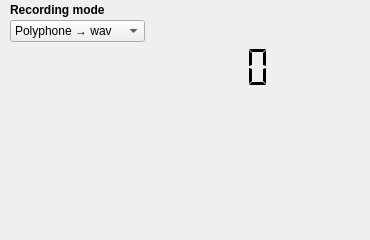
<?xml version="1.0" encoding="UTF-8"?>
<ui version="4.0">
 <class>DialogRecorder</class>
 <widget class="QDialog" name="DialogRecorder">
  <property name="geometry">
   <rect>
    <x>0</x>
    <y>0</y>
    <width>370</width>
    <height>240</height>
   </rect>
  </property>
  <property name="windowTitle">
   <string>Recorder</string>
  </property>
  <property name="windowIcon">
   <iconset resource="../resources.qrc">
    <normaloff>:/misc/polyphone.png</normaloff>:/misc/polyphone.png</iconset>
  </property>
  <layout class="QVBoxLayout" name="verticalLayout">
   <property name="spacing">
    <number>0</number>
   </property>
   <property name="leftMargin">
    <number>0</number>
   </property>
   <property name="topMargin">
    <number>0</number>
   </property>
   <property name="rightMargin">
    <number>0</number>
   </property>
   <property name="bottomMargin">
    <number>0</number>
   </property>
   <item>
    <widget class="QFrame" name="frameTop">
     <property name="minimumSize">
      <size>
       <width>0</width>
       <height>42</height>
      </size>
     </property>
     <property name="maximumSize">
      <size>
       <width>16777215</width>
       <height>42</height>
      </size>
     </property>
     <layout class="QHBoxLayout" name="layoutTop">
      <property name="spacing">
       <number>4</number>
      </property>
      <property name="leftMargin">
       <number>10</number>
      </property>
      <property name="topMargin">
       <number>0</number>
      </property>
      <property name="rightMargin">
       <number>4</number>
      </property>
      <property name="bottomMargin">
       <number>0</number>
      </property>
      <item>
       <layout class="QGridLayout" name="layoutInfo">
        <property name="horizontalSpacing">
         <number>20</number>
        </property>
        <property name="verticalSpacing">
         <number>0</number>
        </property>
        <item row="0" column="0">
         <widget class="QLabel" name="labelTitleMode">
          <property name="font">
           <font>
            <bold>true</bold>
           </font>
          </property>
          <property name="text">
           <string>Recording mode</string>
          </property>
         </widget>
        </item>
        <item row="1" column="0">
         <widget class="QComboBox" name="comboMode">
          <property name="focusPolicy">
           <enum>Qt::FocusPolicy::NoFocus</enum>
          </property>
          <item>
           <property name="text">
            <string>Polyphone → wav</string>
           </property>
          </item>
          <item>
           <property name="text">
            <string>Microphone → wav</string>
           </property>
          </item>
          <item>
           <property name="text">
            <string>MIDI signals</string>
           </property>
          </item>
         </widget>
        </item>
       </layout>
      </item>
      <item>
       <widget class="QLabel" name="labelStatus">
        <property name="sizePolicy">
         <sizepolicy hsizetype="Expanding" vsizetype="Preferred">
          <horstretch>0</horstretch>
          <verstretch>0</verstretch>
         </sizepolicy>
        </property>
        <property name="alignment">
         <set>Qt::AlignmentFlag::AlignRight|Qt::AlignmentFlag::AlignTrailing|Qt::AlignmentFlag::AlignVCenter</set>
        </property>
        <property name="wordWrap">
         <bool>true</bool>
        </property>
       </widget>
      </item>
      <item>
       <widget class="QToolButton" name="toolButtonSettings">
        <property name="minimumSize">
         <size>
          <width>38</width>
          <height>36</height>
         </size>
        </property>
        <property name="maximumSize">
         <size>
          <width>38</width>
          <height>36</height>
         </size>
        </property>
        <property name="cursor">
         <cursorShape>PointingHandCursor</cursorShape>
        </property>
        <property name="focusPolicy">
         <enum>Qt::FocusPolicy::NoFocus</enum>
        </property>
        <property name="toolTip">
         <string>Recording settings</string>
        </property>
        <property name="iconSize">
         <size>
          <width>24</width>
          <height>24</height>
         </size>
        </property>
        <property name="popupMode">
         <enum>QToolButton::ToolButtonPopupMode::InstantPopup</enum>
        </property>
        <property name="autoRaise">
         <bool>true</bool>
        </property>
       </widget>
      </item>
     </layout>
    </widget>
   </item>
   <item>
    <layout class="QVBoxLayout" name="layoutContent">
     <property name="spacing">
      <number>3</number>
     </property>
     <property name="leftMargin">
      <number>6</number>
     </property>
     <property name="topMargin">
      <number>3</number>
     </property>
     <property name="rightMargin">
      <number>6</number>
     </property>
     <property name="bottomMargin">
      <number>6</number>
     </property>
     <item>
      <layout class="QHBoxLayout" name="horizontalLayout">
       <property name="spacing">
        <number>6</number>
       </property>
       <property name="leftMargin">
        <number>0</number>
       </property>
       <property name="topMargin">
        <number>0</number>
       </property>
       <property name="rightMargin">
        <number>0</number>
       </property>
       <property name="bottomMargin">
        <number>0</number>
       </property>
       <item>
        <widget class="QPushButton" name="pushRecord">
         <property name="sizePolicy">
          <sizepolicy hsizetype="Preferred" vsizetype="Preferred">
           <horstretch>0</horstretch>
           <verstretch>0</verstretch>
          </sizepolicy>
         </property>
         <property name="minimumSize">
          <size>
           <width>40</width>
           <height>40</height>
          </size>
         </property>
         <property name="maximumSize">
          <size>
           <width>40</width>
           <height>16777215</height>
          </size>
         </property>
         <property name="focusPolicy">
          <enum>Qt::FocusPolicy::NoFocus</enum>
         </property>
         <property name="text">
          <string/>
         </property>
         <property name="icon">
          <iconset>
           <normaloff>:/icons/record</normaloff>:/icons/record</iconset>
         </property>
         <property name="iconSize">
          <size>
           <width>32</width>
           <height>32</height>
          </size>
         </property>
         <property name="flat">
          <bool>true</bool>
         </property>
        </widget>
       </item>
       <item>
        <widget class="QLCDNumber" name="lcdNumber">
         <property name="sizePolicy">
          <sizepolicy hsizetype="Expanding" vsizetype="Preferred">
           <horstretch>0</horstretch>
           <verstretch>0</verstretch>
          </sizepolicy>
         </property>
         <property name="frameShape">
          <enum>QFrame::Shape::NoFrame</enum>
         </property>
         <property name="digitCount">
          <number>8</number>
         </property>
         <property name="mode">
          <enum>QLCDNumber::Mode::Dec</enum>
         </property>
         <property name="segmentStyle">
          <enum>QLCDNumber::SegmentStyle::Flat</enum>
         </property>
        </widget>
       </item>
       <item>
        <widget class="QPushButton" name="pushPlayPause">
         <property name="enabled">
          <bool>false</bool>
         </property>
         <property name="sizePolicy">
          <sizepolicy hsizetype="Preferred" vsizetype="Preferred">
           <horstretch>0</horstretch>
           <verstretch>0</verstretch>
          </sizepolicy>
         </property>
         <property name="minimumSize">
          <size>
           <width>40</width>
           <height>40</height>
          </size>
         </property>
         <property name="maximumSize">
          <size>
           <width>40</width>
           <height>16777215</height>
          </size>
         </property>
         <property name="focusPolicy">
          <enum>Qt::FocusPolicy::NoFocus</enum>
         </property>
         <property name="text">
          <string/>
         </property>
         <property name="icon">
          <iconset>
           <normaloff>:/icons/play</normaloff>:/icons/play</iconset>
         </property>
         <property name="iconSize">
          <size>
           <width>32</width>
           <height>32</height>
          </size>
         </property>
         <property name="flat">
          <bool>true</bool>
         </property>
        </widget>
       </item>
      </layout>
     </item>
     <item>
      <widget class="LevelMeter" name="levelMeter" native="true"/>
     </item>
    </layout>
   </item>
   <item>
    <widget class="RecorderHistory" name="history">
     <property name="minimumSize">
      <size>
       <width>370</width>
       <height>0</height>
      </size>
     </property>
    </widget>
   </item>
  </layout>
 </widget>
 <customwidgets>
  <customwidget>
   <class>LevelMeter</class>
   <extends>QWidget</extends>
   <header>levelmeter.h</header>
   <container>1</container>
  </customwidget>
  <customwidget>
   <class>RecorderHistory</class>
   <extends>QFrame</extends>
   <header>recorderhistory.h</header>
   <container>1</container>
  </customwidget>
 </customwidgets>
 <resources>
  <include location="../resources.qrc"/>
 </resources>
 <connections/>
</ui>
